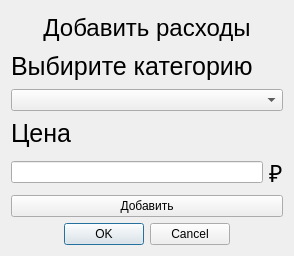
<?xml version="1.0" encoding="UTF-8"?>
<ui version="4.0">
 <class>rashod</class>
 <widget class="QDialog" name="rashod">
  <property name="geometry">
   <rect>
    <x>0</x>
    <y>0</y>
    <width>294</width>
    <height>256</height>
   </rect>
  </property>
  <property name="windowTitle">
   <string>Dialog</string>
  </property>
  <layout class="QVBoxLayout" name="verticalLayout">
   <item alignment="Qt::AlignHCenter">
    <widget class="QLabel" name="label_4">
     <property name="sizePolicy">
      <sizepolicy hsizetype="Fixed" vsizetype="Preferred">
       <horstretch>0</horstretch>
       <verstretch>0</verstretch>
      </sizepolicy>
     </property>
     <property name="font">
      <font>
       <pointsize>18</pointsize>
      </font>
     </property>
     <property name="text">
      <string>Добавить расходы</string>
     </property>
     <property name="scaledContents">
      <bool>false</bool>
     </property>
     <property name="alignment">
      <set>Qt::AlignCenter</set>
     </property>
    </widget>
   </item>
   <item>
    <widget class="QLabel" name="label">
     <property name="font">
      <font>
       <pointsize>19</pointsize>
      </font>
     </property>
     <property name="text">
      <string>Выбирите категорию</string>
     </property>
    </widget>
   </item>
   <item>
    <widget class="QComboBox" name="comboBox"/>
   </item>
   <item>
    <widget class="QLabel" name="label_2">
     <property name="font">
      <font>
       <pointsize>19</pointsize>
      </font>
     </property>
     <property name="text">
      <string>Цена</string>
     </property>
    </widget>
   </item>
   <item>
    <layout class="QHBoxLayout" name="horizontalLayout">
     <item>
      <widget class="QLineEdit" name="lineEdit"/>
     </item>
     <item>
      <widget class="QLabel" name="label_3">
       <property name="font">
        <font>
         <pointsize>17</pointsize>
        </font>
       </property>
       <property name="text">
        <string>₽</string>
       </property>
      </widget>
     </item>
    </layout>
   </item>
   <item>
    <widget class="QPushButton" name="pushButton">
     <property name="text">
      <string>Добавить</string>
     </property>
    </widget>
   </item>
   <item>
    <widget class="QDialogButtonBox" name="buttonBox">
     <property name="sizePolicy">
      <sizepolicy hsizetype="Minimum" vsizetype="Fixed">
       <horstretch>0</horstretch>
       <verstretch>0</verstretch>
      </sizepolicy>
     </property>
     <property name="orientation">
      <enum>Qt::Horizontal</enum>
     </property>
     <property name="standardButtons">
      <set>QDialogButtonBox::Cancel|QDialogButtonBox::Ok</set>
     </property>
     <property name="centerButtons">
      <bool>true</bool>
     </property>
    </widget>
   </item>
  </layout>
 </widget>
 <resources/>
 <connections>
  <connection>
   <sender>buttonBox</sender>
   <signal>accepted()</signal>
   <receiver>rashod</receiver>
   <slot>accept()</slot>
   <hints>
    <hint type="sourcelabel">
     <x>248</x>
     <y>254</y>
    </hint>
    <hint type="destinationlabel">
     <x>157</x>
     <y>274</y>
    </hint>
   </hints>
  </connection>
  <connection>
   <sender>buttonBox</sender>
   <signal>rejected()</signal>
   <receiver>rashod</receiver>
   <slot>reject()</slot>
   <hints>
    <hint type="sourcelabel">
     <x>316</x>
     <y>260</y>
    </hint>
    <hint type="destinationlabel">
     <x>286</x>
     <y>274</y>
    </hint>
   </hints>
  </connection>
 </connections>
</ui>
